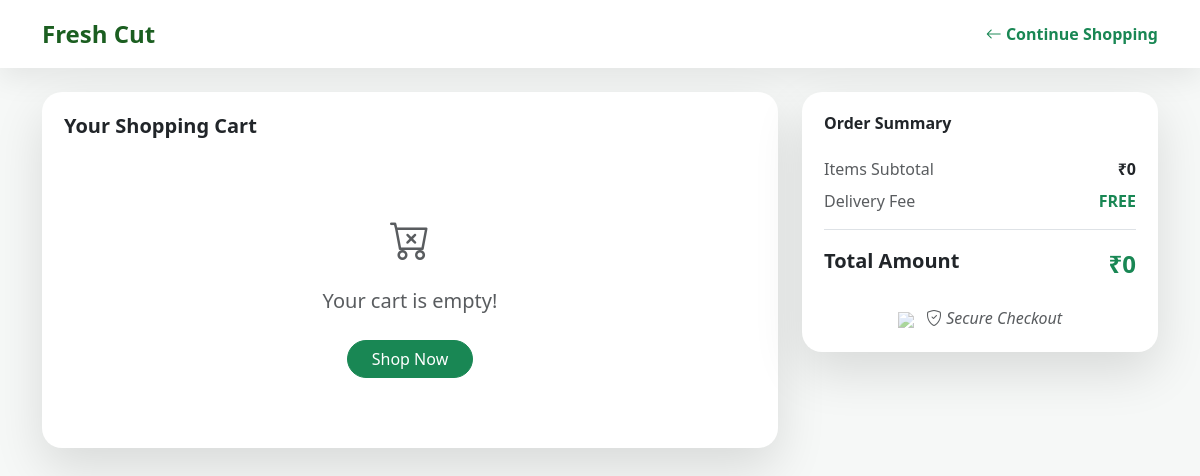
Before: /cart/ (signed in) with the older database file.
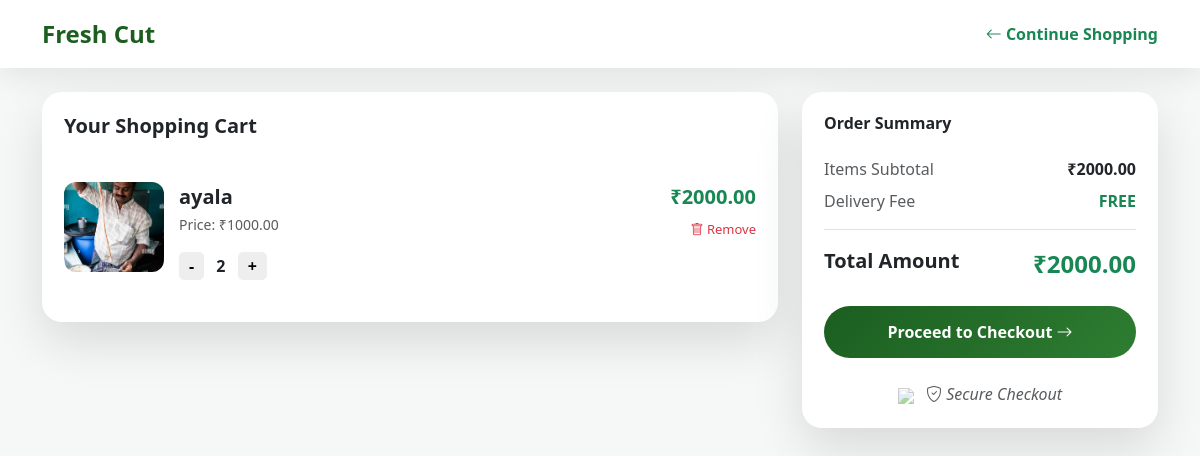
After: the same page with the newer database file.
### freshcut/models.py (models this page shows)
class Cart(models.Model):
    user = models.ForeignKey(settings.AUTH_USER_MODEL,on_delete=models.CASCADE)
    product = models.ForeignKey(Product, on_delete=models.CASCADE)
    quantity = models.PositiveIntegerField(default=1)
    class Meta:
        unique_together = ('user', 'product')
    @property
    def subtotal(self):
        return (self.product.price) * self.quantity

### adminpage/models.py (models this page shows, shortened)
class Product(models.Model):
    category = models.ForeignKey(Category, on_delete=models.PROTECT)
    subcategory = models.ForeignKey(SubCategory, on_delete=models.PROTECT)
    slug = models.SlugField(unique=True, blank=True)
    name = models.CharField(max_length=200)
    price = models.DecimalField(max_digits=10, decimal_places=2)
    description = models.TextField(blank=True)
    image = models.ImageField(upload_to="products/")
    stock = models.PositiveIntegerField(default=0)
    is_active = models.BooleanField(default=True)

### freshcut/views.py (the view, shortened to what this page needs)
# urls.py: path('cart/', views.cart, name='cart'),
@login_required
def cart(request):
    cart_items = Cart.objects.filter(user=request.user)
    subtotal = sum(item.subtotal for item in cart_items)
    total_items = sum(item.quantity for item in cart_items)
    return render(request, "cart.html", {
        "cart_items": cart_items,
        "subtotal": subtotal,
        "total_items":total_items,
    })

### freshcut/templates/cart.html (shortened to what this page needs)
<!DOCTYPE html>
<html lang="en">
<head>
    <link href="https://cdn.jsdelivr.net/npm/bootstrap@5.3.2/dist/css/bootstrap.min.css" rel="stylesheet">
    <link href="https://cdn.jsdelivr.net/npm/bootstrap-icons/font/bootstrap-icons.css" rel="stylesheet">
</head>
<body>
<div class="header py-3 mb-4">
    <div class="container d-flex justify-content-between align-items-center">
        <div class="logo">Fresh Cut</div>
        <a href="{% url 'freshcut' %}" class="text-decoration-none text-success fw-semibold">
            <i class="bi bi-arrow-left"></i> Continue Shopping
        </a>
    </div>
</div>
<div class="container">
    <div class="row g-4">
        <div class="col-md-8">
            <div class="cart-card">
                <h5 class="fw-bold mb-4">Your Shopping Cart</h5>
                {% for item in cart_items %}
                <div class="cart-item">
                    <div class="flex-shrink-0">
                        {% if item.product.image %}
                            <img src="{{ item.product.image.url }}" alt="{{ item.product.name }}">
                        {% else %}
                            <img src="https://via.placeholder.com/100" alt="No Image">
                        {% endif %}
                    </div>
                    <div class="flex-grow-1">
                        <div class="fw-bold fs-5">{{ item.product.name }}</div>
                        <small class="text-muted">Price: ₹{{ item.product.price }}</small>
                        <div class="mt-3">
                            <form action="{% url 'update_cart_quantity' item.id %}" method="POST" style="display:inline;">
                                <button type="submit" name="action" value="decrease" class="qty-btn">-</button>
                                <span class="mx-2 fw-bold">{{ item.quantity }}</span>
                                <button type="submit" name="action" value="increase" class="qty-btn">+</button>
                            </form>
                        </div>
                    </div>
                    <div class="text-end">
                        <div class="fw-bold text-success fs-5">₹{{ item.subtotal }}</div>
                        <a href="{% url 'remove_cart_item' item.id %}" class="remove mt-2 d-inline-block"
                           onclick="return confirm('Are you sure you want to remove this item?')">
                            <i class="bi bi-trash"></i> Remove
                        </a>
                    </div>
                </div>
                {% empty %}
                <div class="text-center py-5">
                    <i class="bi bi-cart-x fs-1 text-muted"></i>
                    <p class="mt-3 fs-5 text-muted">Your cart is empty!</p>
                    <a href="{% url 'freshcut' %}" class="btn btn-success rounded-pill px-4 mt-2">Shop Now</a>
                </div>
                {% endfor %}
            </div>
        </div>
        <div class="col-md-4">
            <div class="summary-card">
                <h6 class="fw-bold mb-4">Order Summary</h6>
                <div class="d-flex justify-content-between mb-2">
                    <span class="text-muted">Items Subtotal</span>
                    <span class="fw-bold">₹{{ subtotal }}</span>
                </div>
                <div class="d-flex justify-content-between mb-2 border-bottom pb-3">
                    <span class="text-muted">Delivery Fee</span>
                    <span class="text-success fw-bold">FREE</span>
                </div>
                <div class="d-flex justify-content-between mt-3 mb-4">
                    <span class="fs-5 fw-bold">Total Amount</span>
                    <span class="fs-4 fw-bold text-success">₹{{ subtotal }}</span>
                </div>
                {% if cart_items %}
                <a href="{% url 'checkout' %}" class="text-decoration-none">
                    <button class="btn checkout-btn w-100 text-white">
                        Proceed to Checkout <i class="bi bi-arrow-right"></i>
                    </button>
                </a>
                {% endif %}
                <div class="mt-4 text-center">
                    <img src="https://upload.wikimedia.org/wikipedia/commons/thumb/b/b5/PayPal.svg/1200px-PayPal.svg.png" height="20" class="mx-1 opacity-50">
                    <i class="bi bi-shield-check text-muted mx-1"> Secure Checkout</i>
                </div>
            </div>
        </div>
    </div>
</div>
</body>
</html>

### freshcut/templates/cart.html (style rules this page uses)
:root { --green: #1b5e20; --green2: #2e7d32; --bg: #f6f8f7; }
body { background: var(--bg); font-family: "Segoe UI", system-ui; }
.header { background: #fff; box-shadow: 0 10px 30px rgba(0,0,0,.08); }
.logo { font-size: 24px; font-weight: 900; color: var(--green); }
.cart-card { background: #fff; border-radius: 20px; padding: 22px; box-shadow: 0 20px 50px rgba(0,0,0,.12); }
.cart-item { display: flex; gap: 15px; padding: 20px 0; border-bottom: 1px solid #eee; }
.cart-item:last-child { border-bottom: none; }
.cart-item img { width: 100px; height: 90px; object-fit: cover; border-radius: 12px; }
.summary-card { background: #fff; border-radius: 20px; padding: 22px; box-shadow: 0 20px 50px rgba(0,0,0,.12); position: sticky; top: 20px; }
.checkout-btn { background: linear-gradient(135deg, var(--green), var(--green2)); border: none; padding: 14px; font-weight: 800; border-radius: 30px; transition: 0.3s; }
.remove { color: #dc3545; font-size: 13px; text-decoration: none; }
.qty-btn { border: none; font-weight: bold; padding: 2px 10px; border-radius: 5px; background: #eee; cursor: pointer; }

Changed rows visible on the page:
added Cart: product.image (picture), product.name "ayala", product.price "1000.00", quantity "2", subtotal "2000.00"
Other visible differences:
{{ subtotal }}: "0" → "2000.00"
text no longer shown: "Your cart is empty! Shop Now"
text now shown: "Proceed to Checkout"
